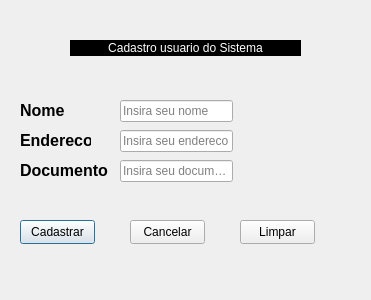
<?xml version="1.0" encoding="UTF-8"?>
<ui version="4.0">
 <class>Dialog</class>
 <widget class="QDialog" name="Dialog">
  <property name="geometry">
   <rect>
    <x>0</x>
    <y>0</y>
    <width>371</width>
    <height>300</height>
   </rect>
  </property>
  <property name="windowTitle">
   <string>Dialog</string>
  </property>
  <widget class="QLabel" name="label">
   <property name="geometry">
    <rect>
     <x>70</x>
     <y>40</y>
     <width>231</width>
     <height>16</height>
    </rect>
   </property>
   <property name="whatsThis">
    <string>&lt;html&gt;&lt;head/&gt;&lt;body&gt;&lt;p align=&quot;center&quot;&gt;&lt;br/&gt;&lt;/p&gt;&lt;/body&gt;&lt;/html&gt;</string>
   </property>
   <property name="styleSheet">
    <string notr="true">background-color: rgb(0, 0, 0);
color: rgb(255, 255, 255);</string>
   </property>
   <property name="text">
    <string>&lt;html&gt;&lt;head/&gt;&lt;body&gt;&lt;p align=&quot;center&quot;&gt;Cadastro usuario do Sistema&lt;/p&gt;&lt;/body&gt;&lt;/html&gt;</string>
   </property>
  </widget>
  <widget class="QLabel" name="label_2">
   <property name="geometry">
    <rect>
     <x>20</x>
     <y>100</y>
     <width>51</width>
     <height>21</height>
    </rect>
   </property>
   <property name="text">
    <string>&lt;html&gt;&lt;head/&gt;&lt;body&gt;&lt;p&gt;&lt;span style=&quot; font-size:12pt; font-weight:700;&quot;&gt;Nome&lt;/span&gt;&lt;/p&gt;&lt;/body&gt;&lt;/html&gt;</string>
   </property>
  </widget>
  <widget class="QLabel" name="label_3">
   <property name="geometry">
    <rect>
     <x>20</x>
     <y>130</y>
     <width>71</width>
     <height>21</height>
    </rect>
   </property>
   <property name="text">
    <string>&lt;html&gt;&lt;head/&gt;&lt;body&gt;&lt;p&gt;&lt;span style=&quot; font-size:12pt; font-weight:700;&quot;&gt;Endereco&lt;/span&gt;&lt;/p&gt;&lt;/body&gt;&lt;/html&gt;</string>
   </property>
  </widget>
  <widget class="QLabel" name="label_4">
   <property name="geometry">
    <rect>
     <x>20</x>
     <y>160</y>
     <width>91</width>
     <height>21</height>
    </rect>
   </property>
   <property name="text">
    <string>&lt;html&gt;&lt;head/&gt;&lt;body&gt;&lt;p&gt;&lt;span style=&quot; font-size:12pt; font-weight:700;&quot;&gt;Documento&lt;/span&gt;&lt;/p&gt;&lt;/body&gt;&lt;/html&gt;</string>
   </property>
  </widget>
  <widget class="QLineEdit" name="ImputNome">
   <property name="geometry">
    <rect>
     <x>120</x>
     <y>100</y>
     <width>113</width>
     <height>22</height>
    </rect>
   </property>
   <property name="placeholderText">
    <string>Insira seu nome</string>
   </property>
  </widget>
  <widget class="QLineEdit" name="ImputEndereco">
   <property name="geometry">
    <rect>
     <x>120</x>
     <y>130</y>
     <width>113</width>
     <height>22</height>
    </rect>
   </property>
   <property name="placeholderText">
    <string>Insira seu endereco</string>
   </property>
  </widget>
  <widget class="QLineEdit" name="ImputDoc">
   <property name="geometry">
    <rect>
     <x>120</x>
     <y>160</y>
     <width>113</width>
     <height>22</height>
    </rect>
   </property>
   <property name="placeholderText">
    <string>Insira seu documento</string>
   </property>
  </widget>
  <widget class="QPushButton" name="BtnCad">
   <property name="geometry">
    <rect>
     <x>20</x>
     <y>220</y>
     <width>75</width>
     <height>24</height>
    </rect>
   </property>
   <property name="text">
    <string>Cadastrar</string>
   </property>
  </widget>
  <widget class="QPushButton" name="BtnCancelar">
   <property name="geometry">
    <rect>
     <x>130</x>
     <y>220</y>
     <width>75</width>
     <height>24</height>
    </rect>
   </property>
   <property name="text">
    <string>Cancelar</string>
   </property>
  </widget>
  <widget class="QPushButton" name="BtnLimpar">
   <property name="geometry">
    <rect>
     <x>240</x>
     <y>220</y>
     <width>75</width>
     <height>24</height>
    </rect>
   </property>
   <property name="text">
    <string>Limpar</string>
   </property>
  </widget>
 </widget>
 <resources>
  <include location="tela usuario.qrc"/>
 </resources>
 <connections/>
</ui>
